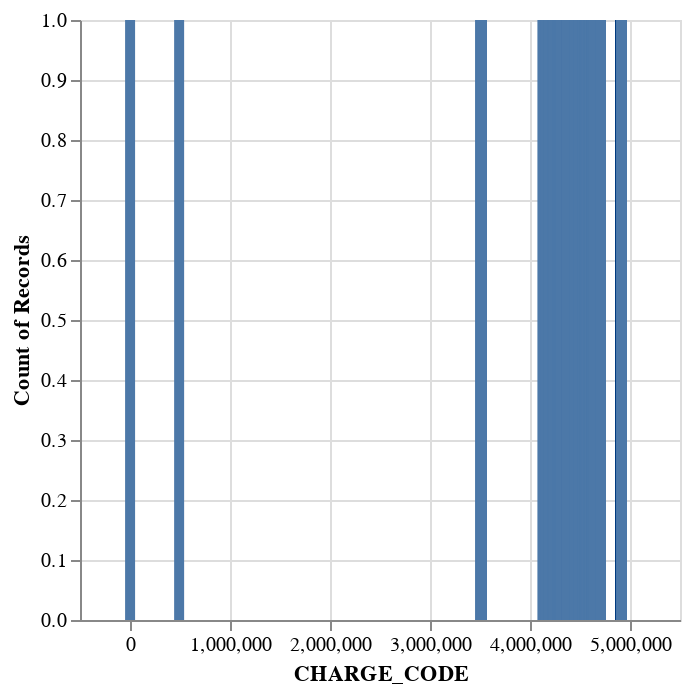

The cell this chart's notebook holds for it:
### Code cell
# Create a bar chart (Charge Code)
alt.Chart(charges).mark_bar().encode(
    x='CHARGE_CODE:Q',
    y='count()',
)

### Figure 1 — Vega specification as saved in the notebook (floating-point values rounded to 4 significant figures; data arrays with more than 128 entries replaced by an {"elided": "..."} marker saying what was removed)
{"$schema": "https://vega.github.io/schema/vega/v5.json", "data": [{"name": "source_0", "values": {"elided": "13555 records"}}, {"name": "source_0_x_domain_CHARGE_CODE", "values": [{"min": 902.0, "max": 4918000.0}]}, {"name": "source_0_y_domain___count", "values": [{"min": 1, "max": 1}]}], "marks": [{"type": "rect", "name": "marks", "from": {"data": "source_0"}, "encode": {"update": {"ariaRoleDescription": {"value": "bar"}, "xc": {"field": "CHARGE_CODE", "scale": "x"}, "description": {"signal": "\"CHARGE_CODE: \" + (format(datum[\"CHARGE_CODE\"], \"\")) + \"; Count of Records: \" + (format(datum[\"__count\"], \"\"))"}, "width": {"value": 5}, "y": {"field": "__count", "scale": "y"}, "y2": {"value": 0, "scale": "y"}, "fill": {"value": "#4c78a8"}}}, "style": ["bar"]}], "scales": [{"name": "x", "type": "linear", "domain": [{"signal": "(data(\"source_0_x_domain_CHARGE_CODE\")[0] || {}).min"}, {"signal": "(data(\"source_0_x_domain_CHARGE_CODE\")[0] || {}).max"}], "range": [0, {"signal": "width"}], "padding": 5, "nice": true, "zero": false}, {"name": "y", "type": "linear", "domain": [{"signal": "(data(\"source_0_y_domain___count\")[0] || {}).min"}, {"signal": "(data(\"source_0_y_domain___count\")[0] || {}).max"}], "range": [{"signal": "height"}, 0], "nice": true, "zero": true}], "axes": [{"scale": "x", "ticks": false, "orient": "bottom", "aria": false, "grid": true, "minExtent": 0, "gridScale": "y", "labels": false, "zindex": 0, "maxExtent": 0, "tickCount": {"signal": "ceil(width/40)"}, "domain": false}, {"scale": "y", "aria": false, "gridScale": "x", "ticks": false, "maxExtent": 0, "labels": false, "zindex": 0, "minExtent": 0, "tickCount": {"signal": "ceil(height/40)"}, "grid": true, "domain": false, "orient": "left"}, {"scale": "x", "orient": "bottom", "labelFlush": true, "zindex": 0, "labelOverlap": true, "title": "CHARGE_CODE", "grid": false, "tickCount": {"signal": "ceil(width/40)"}}, {"scale": "y", "tickCount": {"signal": "ceil(height/40)"}, "orient": "left", "labelOverlap": true, "title": "Count of Records", "grid": false, "zindex": 0}], "width": 300, "height": 300, "padding": 5, "style": "cell", "background": "white"}
